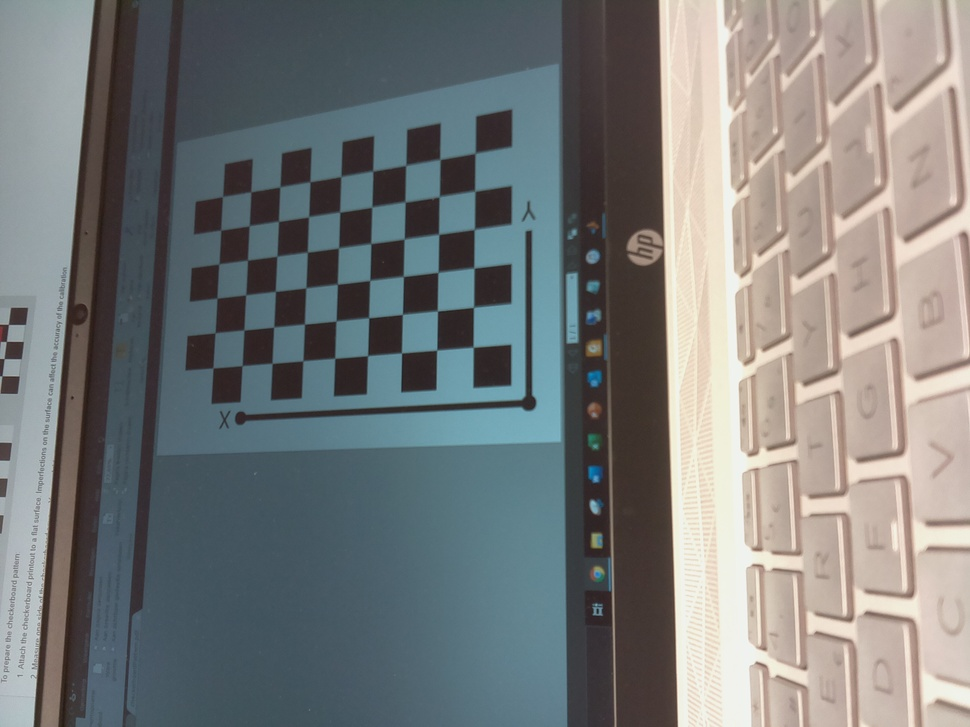
#> input picture Human_Detection_System/image.jpg, 970 x 727 px, shrunk from 2592 x 1944 before the run, given in place of the camera
$ python test_video.py
#> lines starting #> are read from the running program, lines starting #| are printed output that depends on the picture; after the words box and inside, x2 and y2 are one past the last pixel; in counts of white or black regions, pixels touching at a corner belong together
import numpy as np
import cv2

cap = cv2.VideoCapture(0)
#Set horizontal resolution
#ret = cap.set(3,1280)
#Set vertical resolution
#ret = cap.set(4,720)
print("Resolution: ", cap.get(3), " x ", cap.get(4))

while(True):
    #Capture frame by frame
    ret, frame = cap.read()
#> frame is the input picture: shape (727, 970, 3); mean B, G, R 123.1, 123.5, 120.7

    #Operations on the frame come here
    hsv = cv2.cvtColor(frame, cv2.COLOR_BGR2HSV)
#> hsv: shape (727, 970, 3); mean H, S, V 65.6, 52.9, 134.8

    #Define range of yellow in HSV (hue range is [0,179], saturation range is [0,255], and value range is [0,255])
    lower = np.array([30,0,117]) #26 or 30   40, 0, 117
    upper = np.array([38,255,255]) #42 or 38   57, 255, 255

    #Threshold the HSV image to get only yellow colors
    mask = cv2.inRange(hsv, lower, upper)
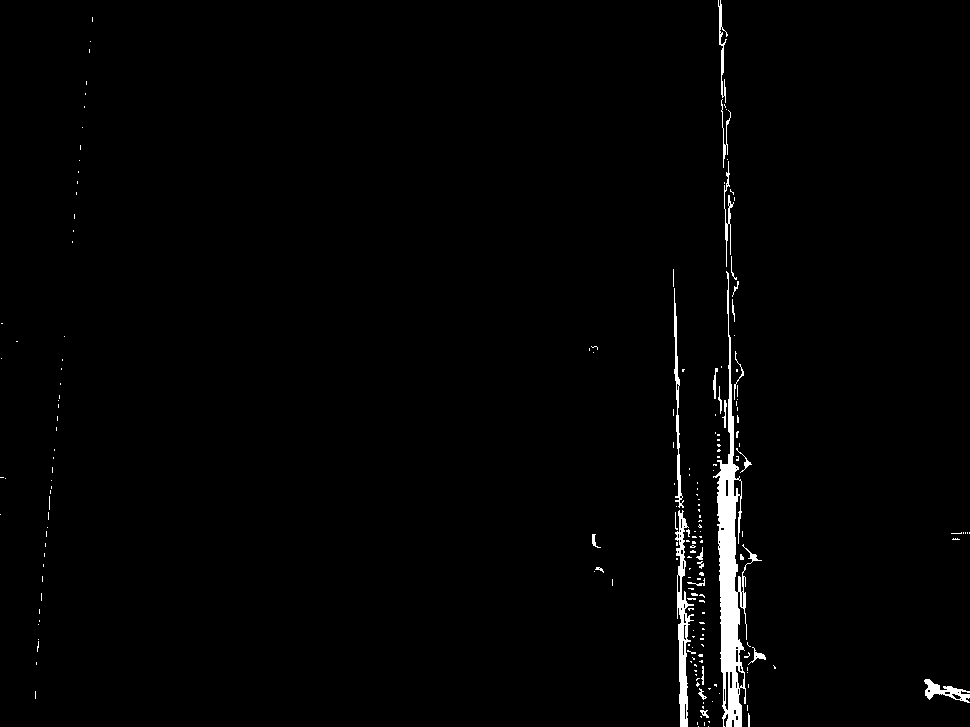
#> mask: shape (727, 970); 1.5% white; 196 white regions (170 under 20 px), largest, box (x1, y1, x2, y2) and area: (713, 271, 762, 727) 5408, (675, 510, 694, 727) 1498, (674, 288, 684, 508) 586

    #Perform erosion/opening
    kernel = np.ones((4,4), np.uint8)
    eroded_mask = cv2.erode(mask, kernel, iterations = 1)
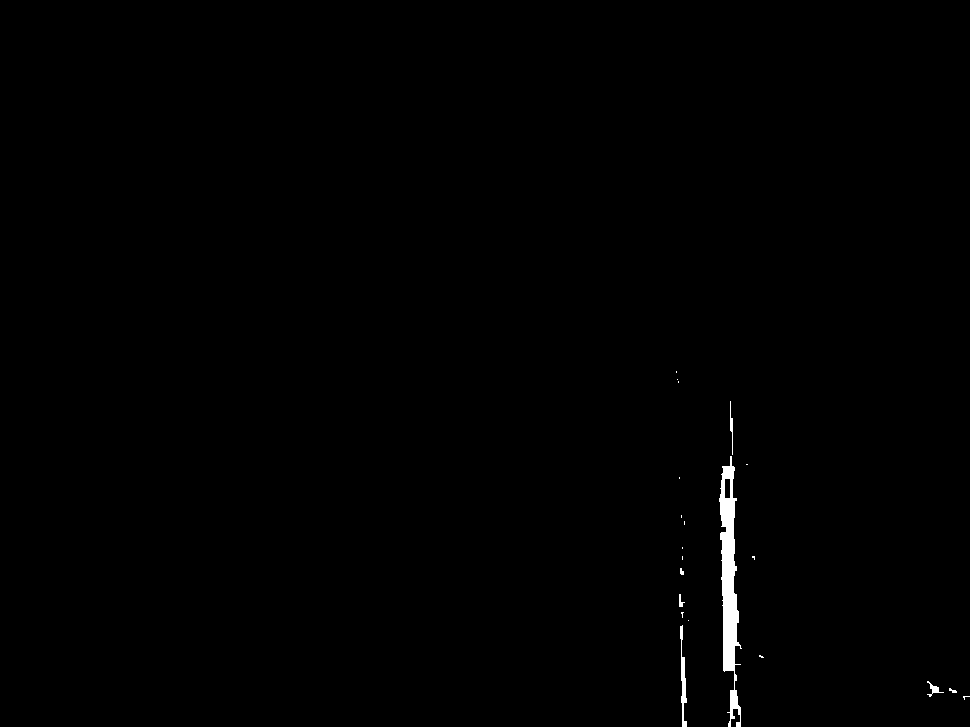
#> eroded_mask: shape (727, 970); 0.51% white; 21 white regions (14 under 20 px), largest, box (x1, y1, x2, y2) and area: (719, 456, 742, 727) 2953, (680, 625, 687, 727) 324, (730, 401, 733, 455) 81
    opened_mask = cv2.morphologyEx(mask, cv2.MORPH_OPEN, kernel)
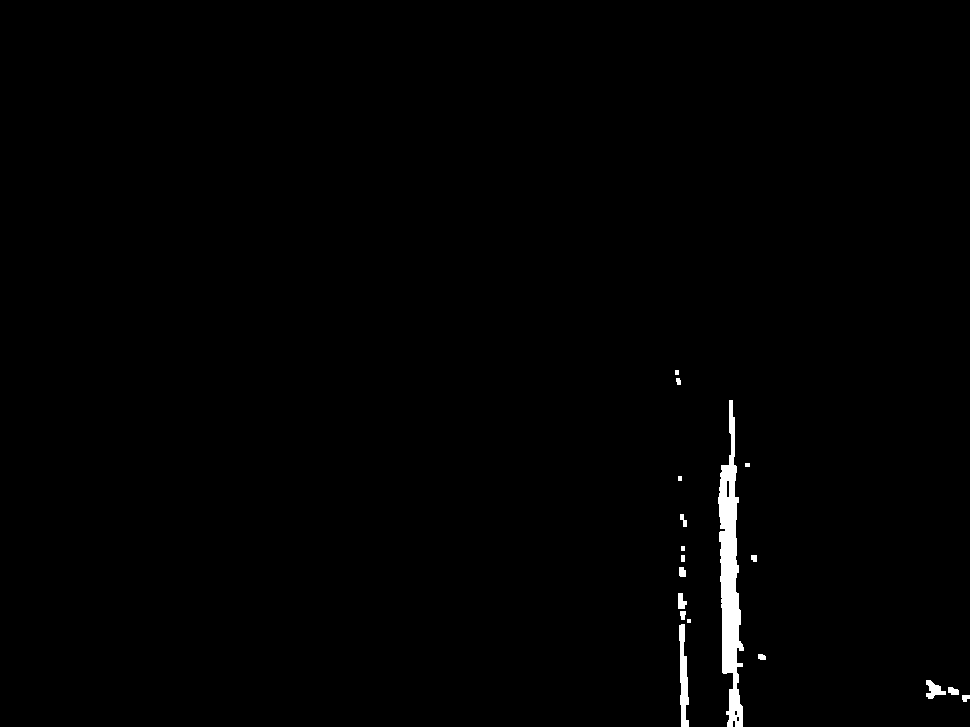
#> opened_mask: shape (727, 970); 0.83% white; 18 white regions (1 under 20 px), largest, box (x1, y1, x2, y2) and area: (718, 400, 744, 727) 4365, (679, 624, 689, 727) 659, (926, 680, 946, 699) 204

    #Bitwise-AND mask and original image
    result = cv2.bitwise_and(frame,frame, mask= opened_mask)

    #Display the resulting frame
    cv2.imshow('frame', frame)
    cv2.imshow('mask', mask)
    cv2.imshow('eroded_mask', eroded_mask)
    cv2.imshow('opened_mask', opened_mask)
    cv2.imshow('result', result)
    k = cv2.waitKey(5) & 0xFF
#> (key q is pressed here)
    #if cv2.waitKey(1) & 0xFF == ord('q'):
    if k == 27:
        break

#When everything is done, release the capture
cap.release()
cv2.destroyAllWindows()

$ run again, on Human_Detection_System/fluo.jpg
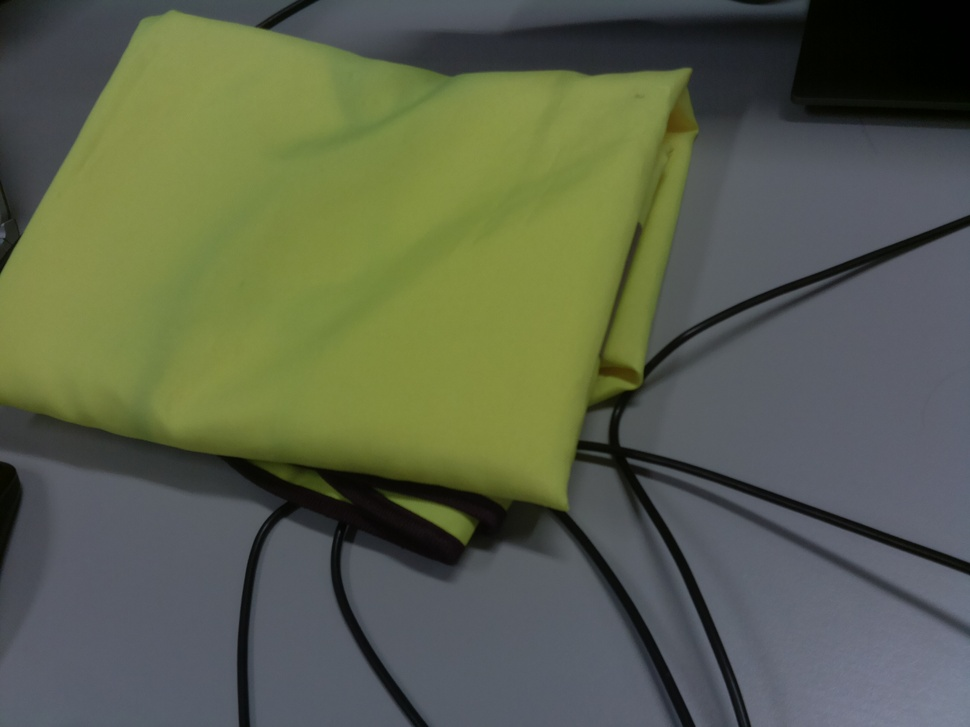
#> input picture Human_Detection_System/fluo.jpg, 970 x 727 px, shrunk from 2592 x 1944 before the run, given in place of the camera
#> frame is the input picture: shape (727, 970, 3); mean B, G, R 76.2, 97.1, 90.4
#> hsv: shape (727, 970, 3); mean H, S, V 76.7, 77.3, 101.8
#> `mask = cv2.inRange(hsv, lower, upper)`:
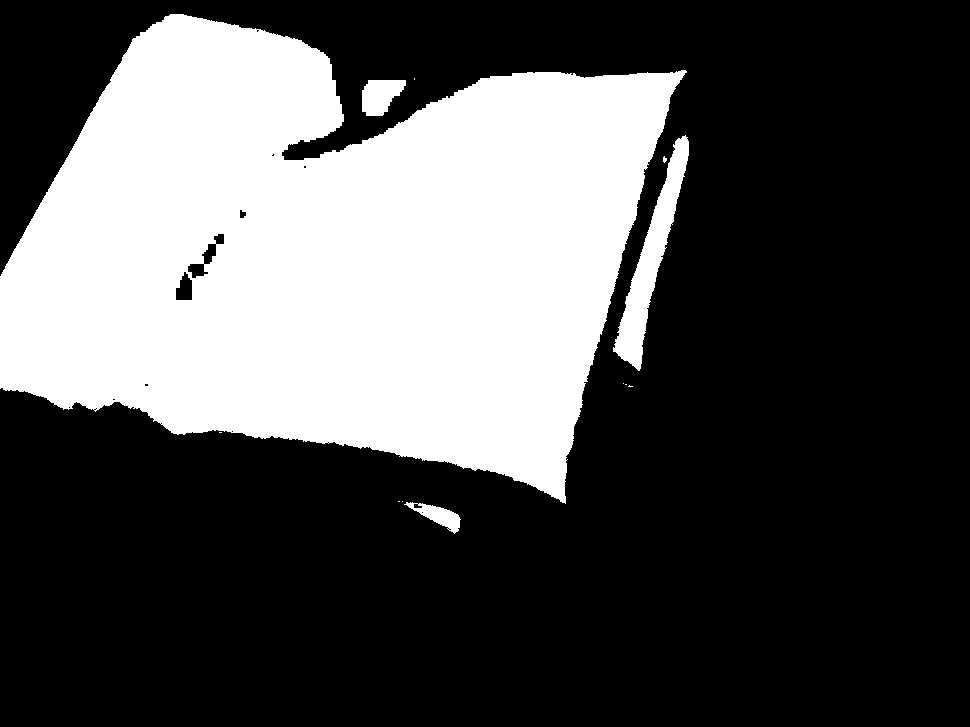
#> mask: shape (727, 970); 31.9% white; 12 white regions (8 under 20 px), largest, box (x1, y1, x2, y2) and area: (0, 14, 687, 504) 217870, (613, 135, 689, 371) 4961, (362, 80, 406, 116) 1147, (404, 502, 461, 534) 716
#> eroded_mask: shape (727, 970); 31% white; 6 white regions (2 under 20 px), largest, box (x1, y1, x2, y2) and area: (0, 16, 684, 502) 213256, (615, 138, 688, 368) 3989, (364, 82, 405, 115) 916, (419, 506, 459, 531) 424
#> opened_mask: shape (727, 970); 31.8% white; 5 white regions, box (x1, y1, x2, y2) and area: (0, 15, 686, 504) 217800, (614, 137, 690, 370) 4916, (363, 81, 407, 117) 1147, (418, 505, 461, 533) 628, (409, 504, 415, 509) 29
#> `result = cv2.bitwise_and(frame,frame, mask= opened_mask)`:
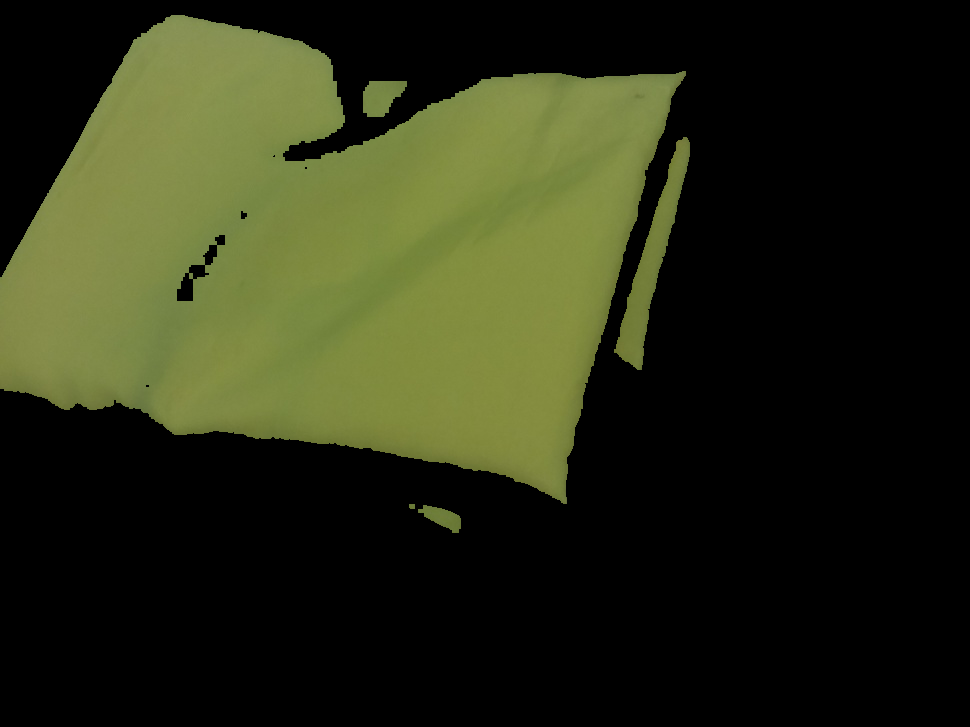
#> result: shape (727, 970, 3); mean B, G, R 21.5, 44.1, 40.4

$ run again, on Human_Detection_System/Pi3.png
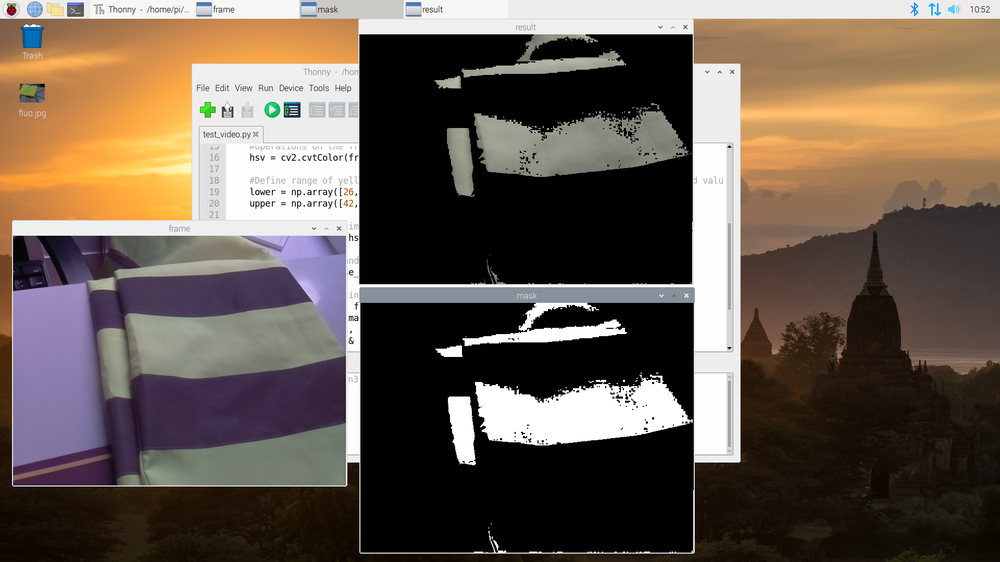
#> input picture Human_Detection_System/Pi3.png, 1000 x 562 px, shrunk from 1920 x 1080 before the run, given in place of the camera
#> frame is the input picture: shape (562, 1000, 3); mean B, G, R 80.6, 91.4, 104.7
#> hsv: shape (562, 1000, 3); mean H, S, V 27, 71.3, 107.4
#> `mask = cv2.inRange(hsv, lower, upper)`:
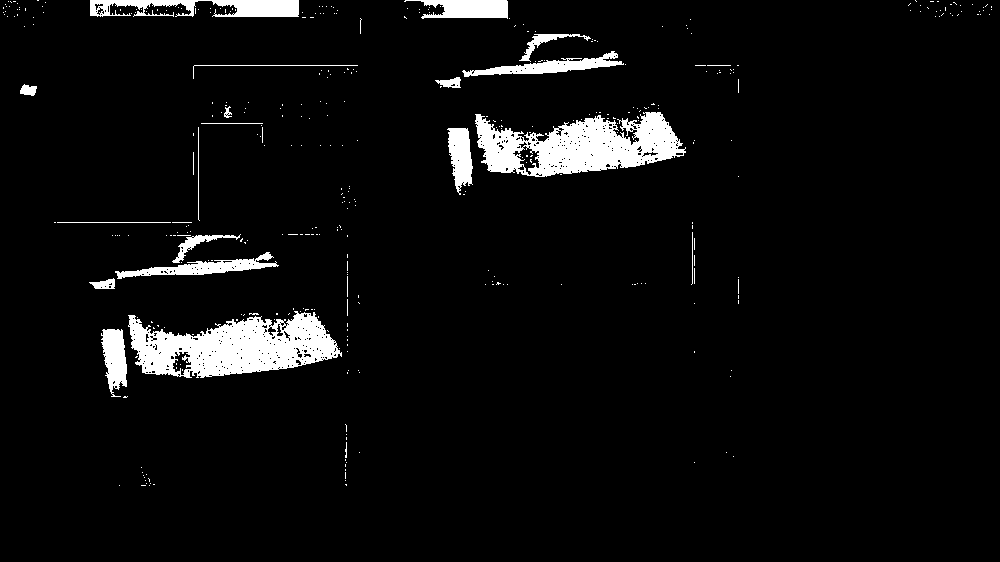
#> mask: shape (562, 1000); 5% white; 381 white regions (357 under 20 px), largest, box (x1, y1, x2, y2) and area: (128, 311, 342, 378) 8630, (475, 112, 686, 177) 8071, (90, 0, 299, 17) 2275
#> eroded_mask: shape (562, 1000); 2.7% white; 57 white regions (36 under 20 px), largest, box (x1, y1, x2, y2) and area: (132, 316, 334, 376) 4795, (532, 114, 683, 175) 3604, (423, 0, 507, 17) 1114
#> opened_mask: shape (562, 1000); 4.3% white; 29 white regions (2 under 20 px), largest, box (x1, y1, x2, y2) and area: (130, 315, 336, 378) 7585, (531, 113, 685, 177) 5457, (477, 115, 523, 174) 1458
#> `result = cv2.bitwise_and(frame,frame, mask= opened_mask)`:
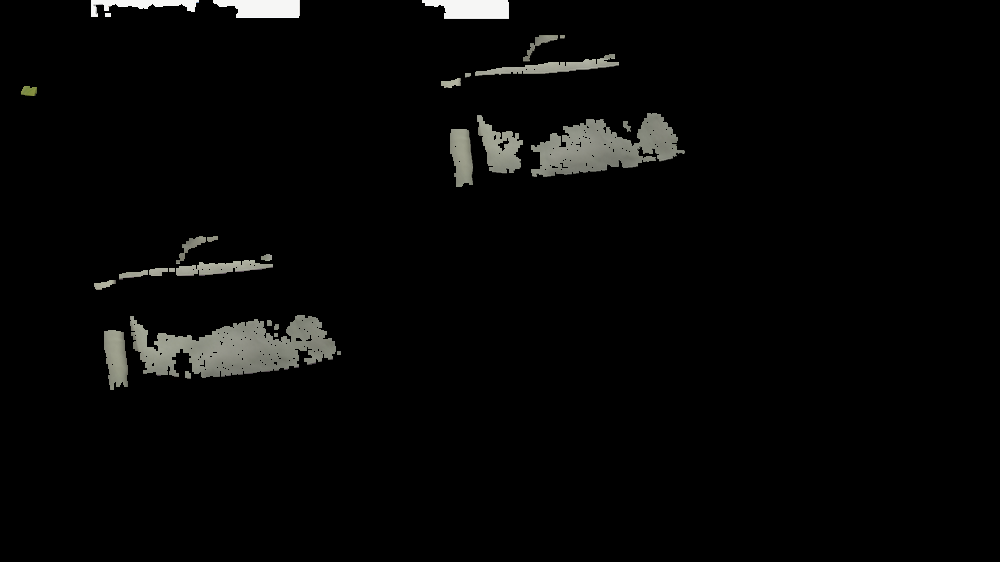
#> result: shape (562, 1000, 3); mean B, G, R 6.2, 6.7, 6.6
